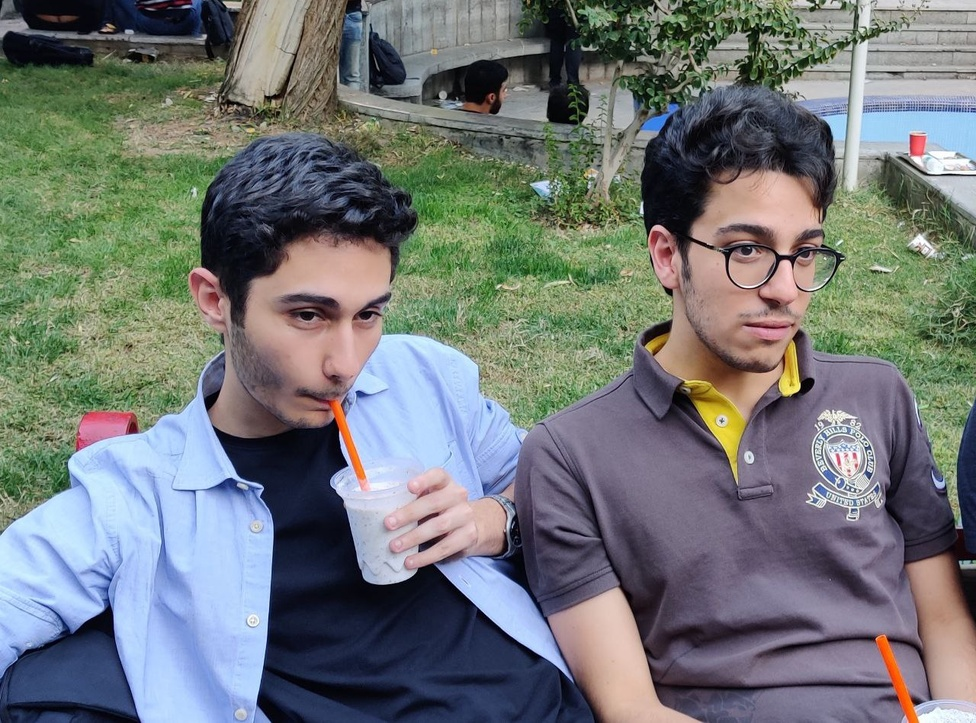
#> input picture 2.Linear Algebra Applied to Image Processing/images/original.jpg, 976 x 723 px, shrunk from 1280 x 948 before the run
$ jupyter execute LA-PHW-7.ipynb   (shell and % lines are left out)
#> lines starting #> are read from the running program, lines starting #| are printed output that depends on the picture; after the words box and inside, x2 and y2 are one past the last pixel; in counts of white or black regions, pixels touching at a corner belong together
# Homework 7 - Linear Algebra Applied to Image Processing

**Name**: Amirreza Soleimanbeigi

**Student ID**: 98109837

**Sources**:

## 0. Prerequisites

Install the required packages (if not already installed):

Import the dependencies:

[cell 1]
import numpy as np
from matplotlib import pyplot as plt
import PIL
from PIL import Image

Initialize global variables (if any)

The source images for this assignment can be found in the `images/` folder, load them and alter their color-map to gray-scale. The resulting pictures look as depicted below:
<div style="display: flex;">

</div>

[cell 2]
originalImage = Image.open("images/original.jpg").convert("L")
noisyImage = Image.open("images/noisy.jpg").convert("L")
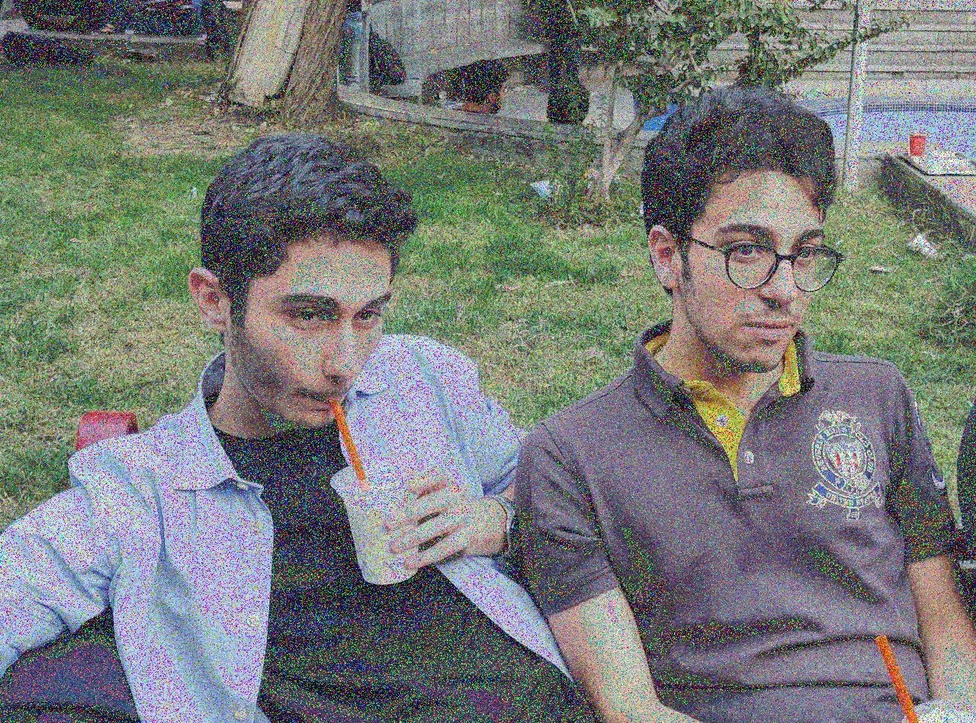
#> input picture 2.Linear Algebra Applied to Image Processing/images/noisy.jpg, 976 x 723 px, shrunk from 1280 x 948 before the run
plt.imshow(originalImage,cmap='gray')
plt.show()
plt.imshow(noisyImage,cmap='gray')
plt.show()

# 1. Image Compression
Using SVD (you can use `np.linalg.svd`) and 2D-FFT (which will be explained in details later), Compress the `original.jpg` image with compression rates of $0.1$, $0.5$, $1$, $5$ and $10$%. Then visualize the resulting compressed images of the two algorithms against one another and investigate each basis change's effectiveness in capturing more meaningful patterns of images.

The 2D Fourier transform of a data matrix can be achieved by ﬁrst applying the 1D Fourier transform to every row of the matrix, and then applying the 1D Fourier transform to every column of the intermediate matrix. This process is depicted below. `np.fft.fft2` applys a 2D Fourier transformation to the provided matrix by employing the Fast Fourier Transformation algorithm.

The Fourier coefficients are zero-centered by definition, and although it does not affect the result of the transformation followed by its inverse, in general, it is more convenient to have them centered around the middle point of the transformation matrix. `np.fft.fftshift` does the described shift two a provided Discrete-Fourier transformation matrix.

Your results may look as follows:

[cell 3]
U, S, VT = np.linalg.svd(originalImage, full_matrices=False)
#> S = 723 values, max 100641.1 at index 0, min 5.01 at index 722, mean 786.6
n = np.size(S,0)
#> n = 723
S = np.diag(S)
array_svd = [int(n*0.1/100), int(n*0.5/100), int(n*1.5/100), int(n*10/100)]
#> array_svd = [0, 3, 10, 72]
for r in array_svd:
    svdImage = U[:,:r] @ S[:r,:r] @ VT[:r,:]
    plt.imshow(svdImage,cmap='gray')
    plt.show()
#> this loop made 4 passes
#> r on passes 2 to 4: 3, 10, 72
# qesmate fft
fourier = np.fft.fft2(originalImage)
fourierEntries = fourier.reshape(-1)
absoluteValue_FE = np.abs(fourierEntries)
sorted_AVFE = np.sort(absoluteValue_FE)[::-1]
length = len(sorted_AVFE)
#> length = 705648
array_fft = [int(0.1 * length / 100), int(0.5 * length / 100), int(1.5 * length / 100), int(10 * length / 100)]
#> array_fft = [705, 3528, 10584, 70564]
for r in array_fft:
    point = sorted_AVFE[r]
    check = np.abs(fourier) >= point
    compress = fourier * check
    fftImage = np.fft.ifft2(compress).real
    plt.imshow(fftImage,cmap='gray')
    plt.show()
#> this loop made 4 passes
#> (r, point) on passes 1 to 4: (705, 429245.1), (3528, 154682.9), (10584, 76459), (70564, 25171.8)
#> pass 1, `check = np.abs(fourier) >= point`:
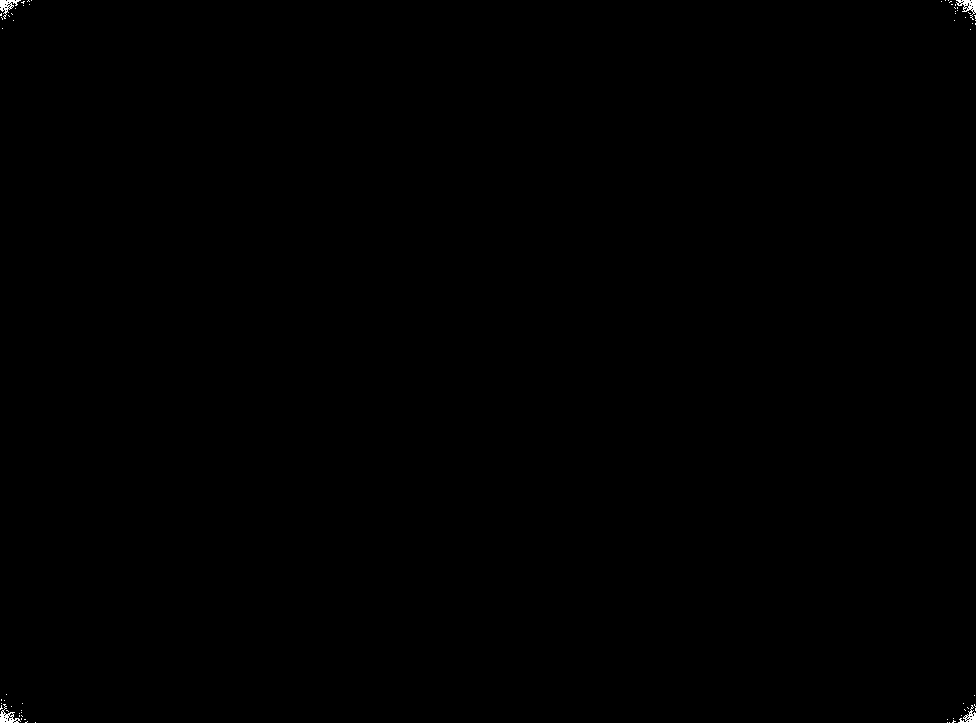
#> check: shape (723, 976) bool; 0.1% white; 64 white regions (60 under 20 px), largest, box (x1, y1, x2, y2) and area: (956, 0, 976, 20) 162, (0, 704, 21, 723) 153, (0, 0, 21, 19) 152, (958, 705, 976, 723) 125
#> pass 1, `fftImage = np.fft.ifft2(compress).real`:
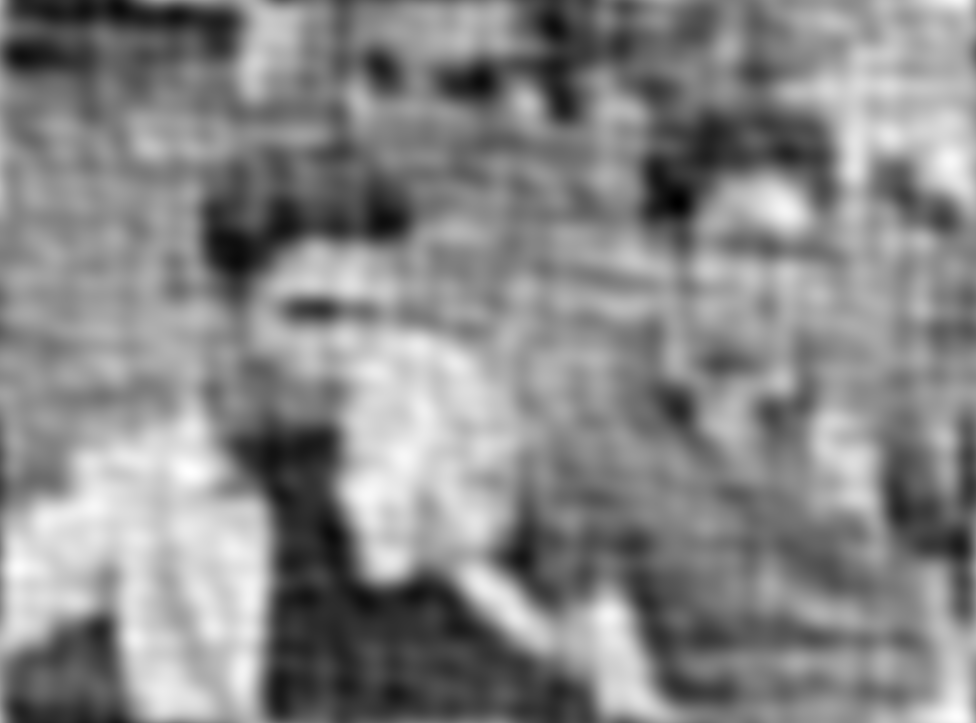
#> fftImage: shape (723, 976) float64; min -24.8, max 244.1, mean 117.2; drawn with min black and max white

Which change of basis seems to do better when it comes to image compression? Briefly elaborate on what makes that change of basis more suited for images?

fft behtar az svd ast, be dalile inke etelaate moheme tasvir toye bishtarin damane ha zakhire mishe va in muzu toye fft tasiresh bishtare

# 2. Image Denoising

Through the same process as the previous section and by empirically finding an optimal rank threshold for the SVD vectors, denoise the provided image. Your results may look as follows:

It is shown that SVD can be an effective denoising strategy when the underlying data is of low rank initially, but as observable from the example, raw SVD does not seem to be useful when it comes to denoising natural images.

[cell 4]
U, S, VT = np.linalg.svd(noisyImage, full_matrices=False)
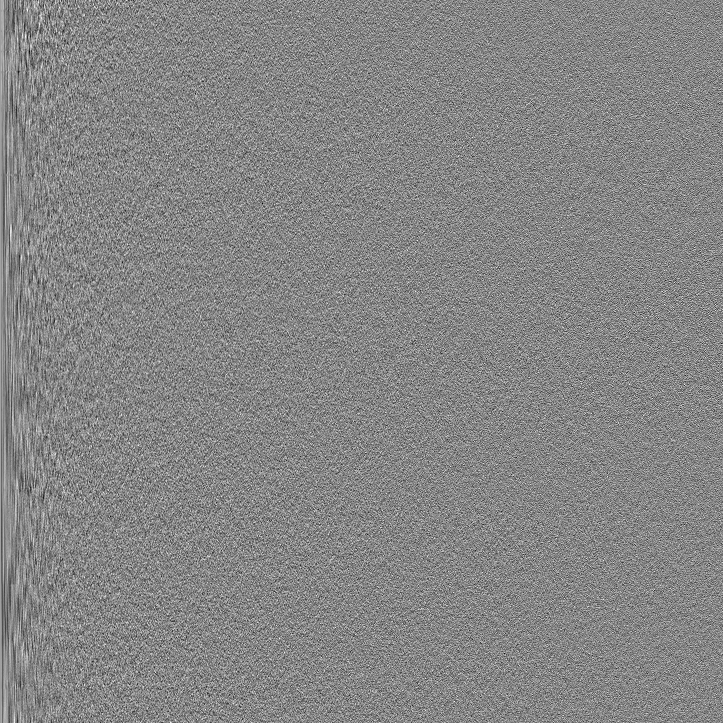
#> U: shape (723, 723) float64; min -0.183, max 0.166, mean 5.54e-05; drawn with min black and max white
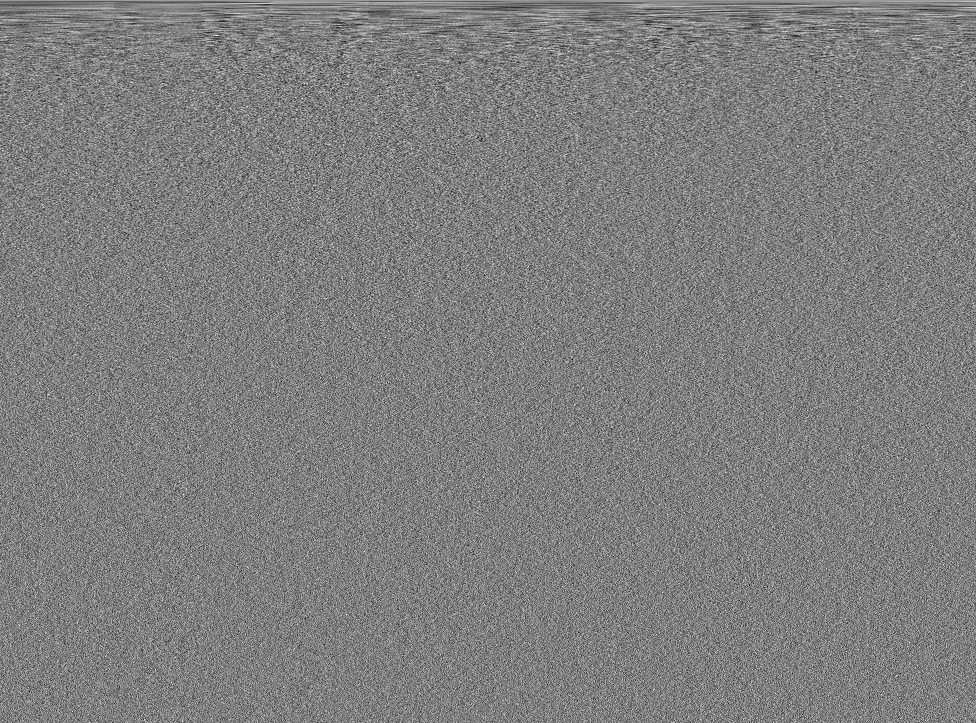
#> VT: shape (723, 976) float64; min -0.151, max 0.153, mean 4.15e-05; drawn with min black and max white
#> S = 723 values, max 102963.9 at index 0, min 107.2 at index 722, mean 1021.5
S = np.diag(S)
r = 200
svdImage = U[:,:r] @ S[:r,:r] @ VT[:r,:]
plt.imshow(svdImage,cmap='gray')
plt.show()

The FFT is extensively used for denoising and filtering signals, as it is straightforward to isolate and manipulate particular frequency bands. It is observed that the noise is especially pronounced in high-frequency modes, therefore zero out any Fourier coefﬁcient outside of a radius containing low frequencies. You can find the approximate optimal filtering radius through trials and errors empirically. A sample denoised image is shown below:

[cell 5]
fourier = np.fft.fft2(noisyImage)
fImage = np.fft.fftshift(fourier)
n = np.size(fImage,1)
#> n = 976
m = np.size(fImage,0)
#> m = 723
r = 300
lowFilter = np.zeros((m,n))
x_center = int(n / 2)
#> x_center = 488
y_center = int(m / 2)
#> y_center = 361
for i in range(m):
    for j in range(n):
        if (i - y_center)**2 +(j - x_center)**2 < r**2:
            lowFilter[i,j] = 1
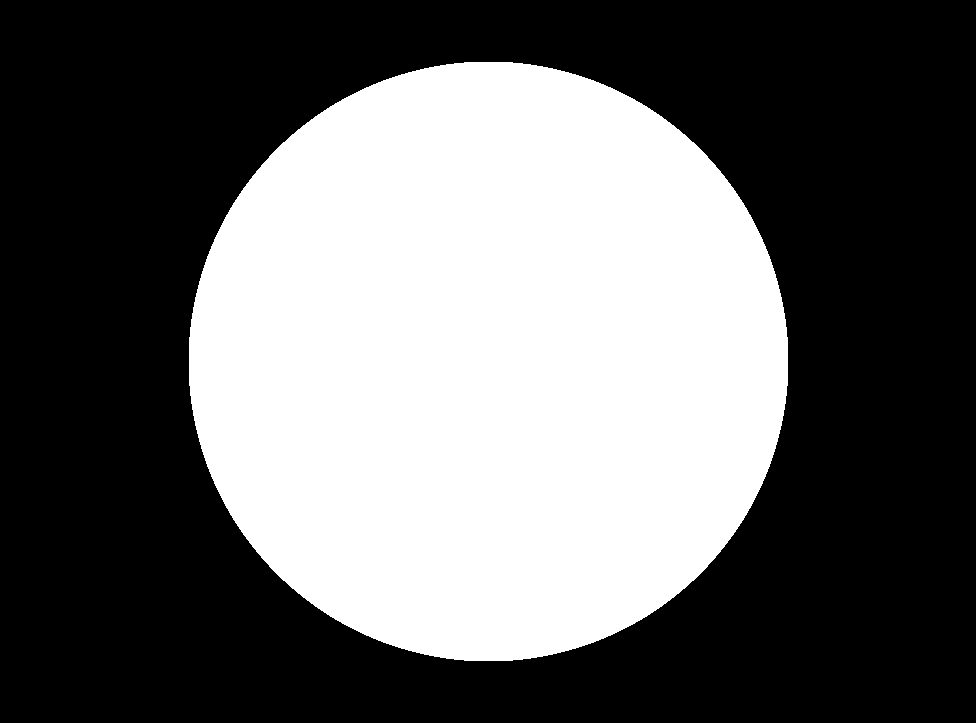
#> lowFilter: shape (723, 976) float64; values 0 (black) and 1 (white), 40.1% white; 1 white region, box (x1, y1, x2, y2) and area: (189, 62, 788, 661) 282677
fImage = fImage * lowFilter
fImage = np.fft.ifft2(np.fft.ifftshift(fImage)).real
plt.imshow(fImage,cmap='gray')
plt.show()
